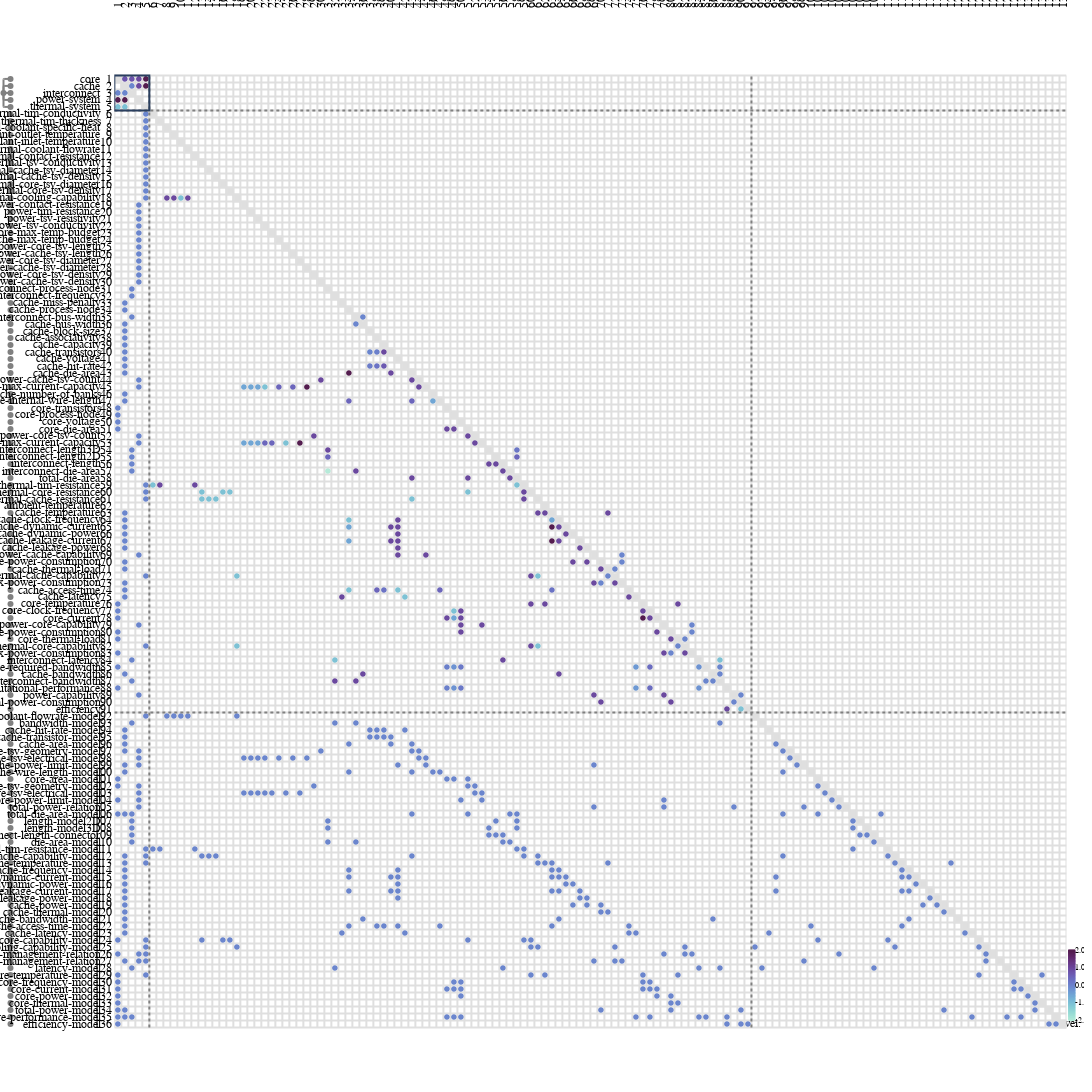

Here is the notebook cell this chart was saved with:
### Code cell
from ragraph.analysis import sequence
import ragraph.plot

from raesl.plot.view_funcs import multi_domain

nodes, edges = multi_domain(
    graph,
    depth=4
)

relations = [n for n in nodes if n.kind == "relation_spec"]
variables = [n for n in nodes if n.kind == "variable"]
components = [n for n in nodes if n.kind == "component"]


_, _, sequenced_functions = sequence.utils.branchsort(algo=sequence.scc_tearing, graph=graph, algo_args=dict(inf=1, dep=1, mu=3), inplace=True, nodes=relations+variables, edge_weights=graph.weights)

# Reload figure based on sequence.
figure = ragraph.plot.mdm(
    leafs = components + sequenced_functions,
    edges = edges,
    style= ragraph.plot.Style(
        piemap=dict(
            display="weights",
            mode= "relative",
            fields=["weight"]
        ),
    )
)

figure.write_image("figures/mdm_sequenced.svg")
figure.show()
